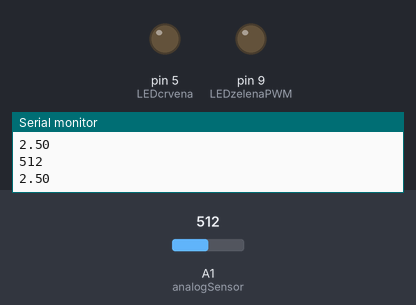
A sketch run on a simulated Arduino Uno, built with avr-gcc and run on an emulated ATmega328P. Shown: output pins drawn as LEDs (lit = HIGH), the last lines printed to the serial monitor. Inputs (shaded band) come from the test bench; at power-on: A1 (analogSensor) = 512.

Above: at 1.2 s.
1.3 s: A1 (analogSensor) set to 422
At 1.66 s:
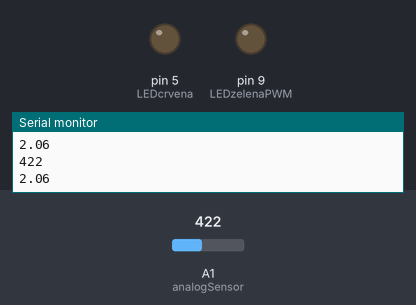
4.3 s: A1 (analogSensor) set to 400
At 5.1 s:
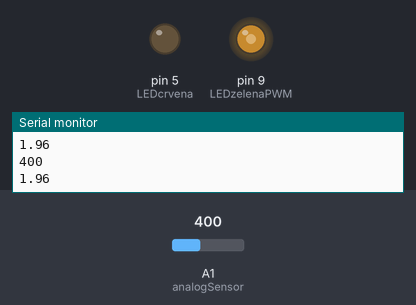
5.9 s: A1 (analogSensor) set to 324
7.4 s: A1 (analogSensor) set to 293
At 8.9 s:
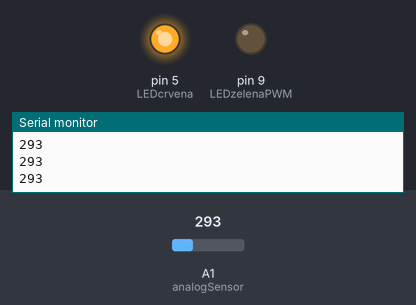
Timing chart, 0 to 9.9 s (numbered marks = the images above; inputs shaded):
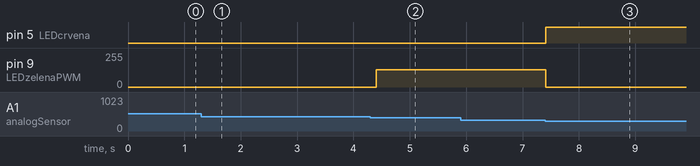

The sketch:

USIP_LV3.ino
```cpp
#define GRANICA 305

//analog
int analogSensor=1;

//digital
int LEDcrvena=5;
int LEDzelenaPWM=9;

//varijable
float napon=0;
int ocitanje=0;
int svijetlost=0;

void setup() {
  pinMode(LEDcrvena, OUTPUT);
  pinMode(LEDzelenaPWM, OUTPUT);

  Serial.begin(9600);

}


void loop() {


  svijetlost=analogRead(analogSensor);
  Serial.println(svijetlost);

  if(svijetlost<GRANICA){
  	digitalWrite(LEDcrvena, 1);
  }

    	if(svijetlost>GRANICA){
     	 ocitanje=analogRead(analogSensor);
    	  napon=ocitanje*(5.0/1023.0);
    	  Serial.println(napon);

    	  if (napon>2.0){
    	    digitalWrite(LEDcrvena, 0);

     	   for (int i=127; i<256; i+=5){
      	    analogWrite(LEDzelenaPWM, i);
    	     delay(3);
        	}
     	   for (int i=256; i>127; i-=5){
      	    analogWrite(LEDzelenaPWM, i);
      	    delay(3);
        	}
      	}
       }
    else {
      digitalWrite(LEDcrvena, 1);
      digitalWrite(LEDzelenaPWM, 0);
    }


}
```

Measured:
- the behaviour switches between 410 and 409 on A1 (analogSensor) (found by bisection; images 1 and 2)
- the behaviour switches between 306 and 305 on A1 (analogSensor) (found by bisection; images 2 and 3)
- after the input at 1.3 s, pin 9 (LEDzelenaPWM): stays 0/255 (without the input it goes to 207/255 after 3.0 s)
- after the input at 4.3 s, pin 9 (LEDzelenaPWM): 0/255 → 131/255 after 0.10 s
- after the input at 7.4 s, pin 5 (LEDcrvena): LOW → HIGH at once; pin 9 (LEDzelenaPWM): 131/255 → 0/255 at once
